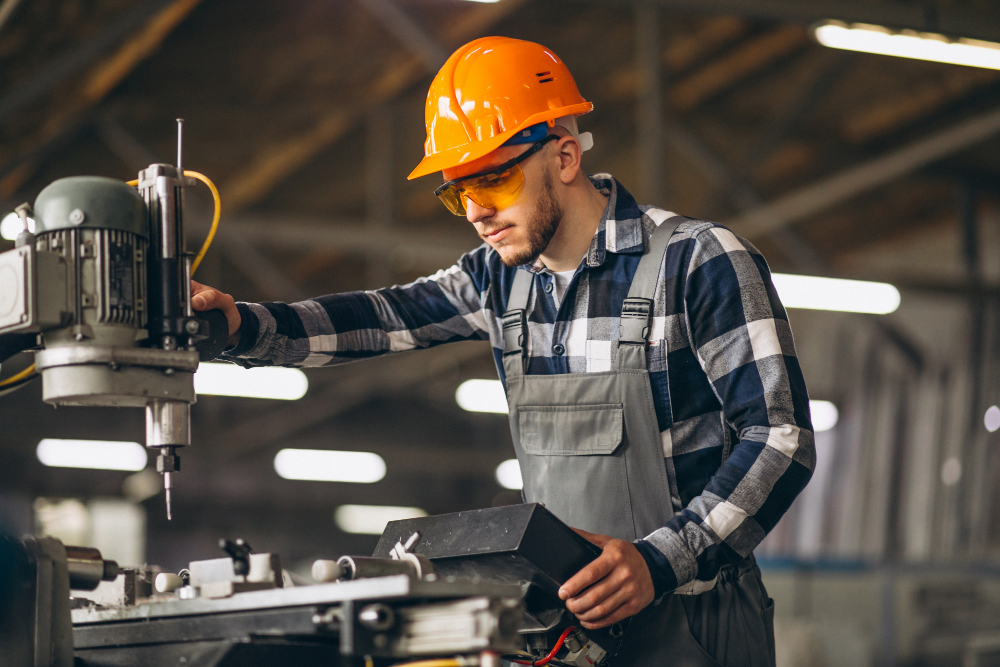
#> input picture worker.jpg, 1000 x 667 px
$ jupyter execute Nazarudin_Zaini_CV2_FeatureDetection.ipynb   (older library calls are emulated)
#> lines starting #> are read from the running program, lines starting #| are printed output that depends on the picture; after the words box and inside, x2 and y2 are one past the last pixel; in counts of white or black regions, pixels touching at a corner belong together
<a href="https://colab.research.google.com/github/nazarinz/Classical-Computer-Vision/blob/main/Nazarudin_Zaini_CV2_FeatureDetection.ipynb" target="_parent"></a>

[cell 1]
#import library
import cv2
import matplotlib.pyplot as plt

[cell 2]
im = cv2.imread('worker.jpg')
#> im is the input picture: shape (667, 1000, 3); mean B, G, R 71, 79.3, 87.4
im = cv2.cvtColor(im, cv2.COLOR_BGR2GRAY)
#> im: shape (667, 1000)
plt.imshow(im, cmap='gray')
plt.show()

[cell 3]
#Menerapkan filter canny
filter_canny = cv2.Canny(im,25,255,L2gradient=False)
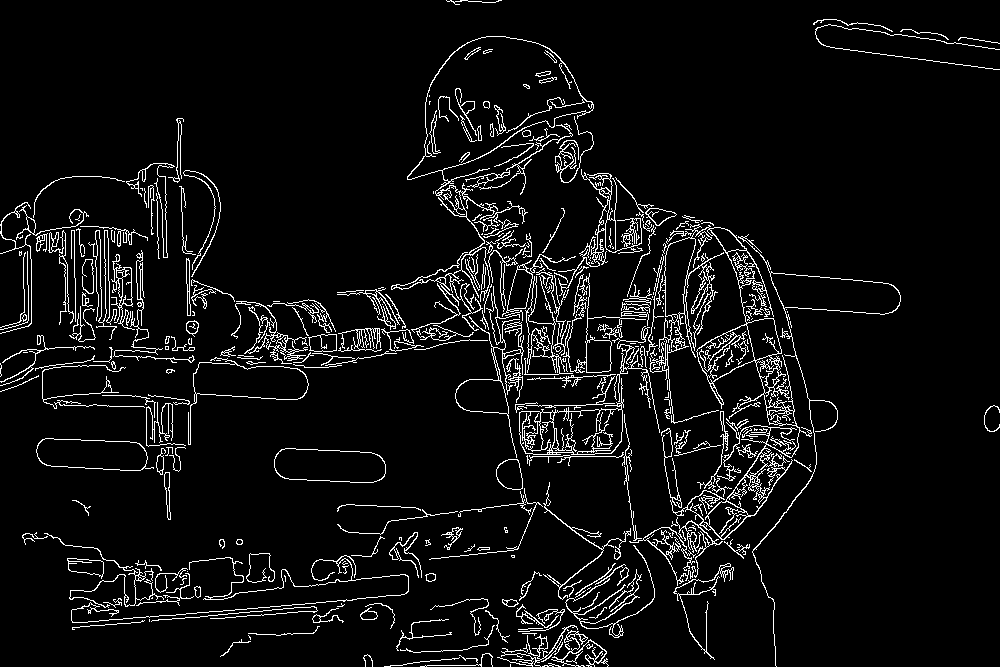
#> filter_canny: shape (667, 1000); 6% white in thin lines or dots
#Menerapkan filter sobel
filter_sobel = cv2.Sobel(src=im, ddepth=cv2.CV_8U, dx=1, dy=1, ksize=5)

[cell 4]
plt.imshow(filter_canny, cmap='gray')
plt.show()

[cell 5]
plt.imshow(filter_sobel, cmap='gray')
plt.show()

[cell 6]
import cv2
import numpy as np

# Load the image
image_path = 'worker.jpg'
image = cv2.imread(image_path)
gray_image = cv2.cvtColor(image, cv2.COLOR_BGR2GRAY)

# Perform corner detection using the Harris corner detection algorithm
corner_detection = cv2.cornerHarris(gray_image, blockSize=2, ksize=3, k=0.04)
corner_detection = cv2.dilate(corner_detection, None)
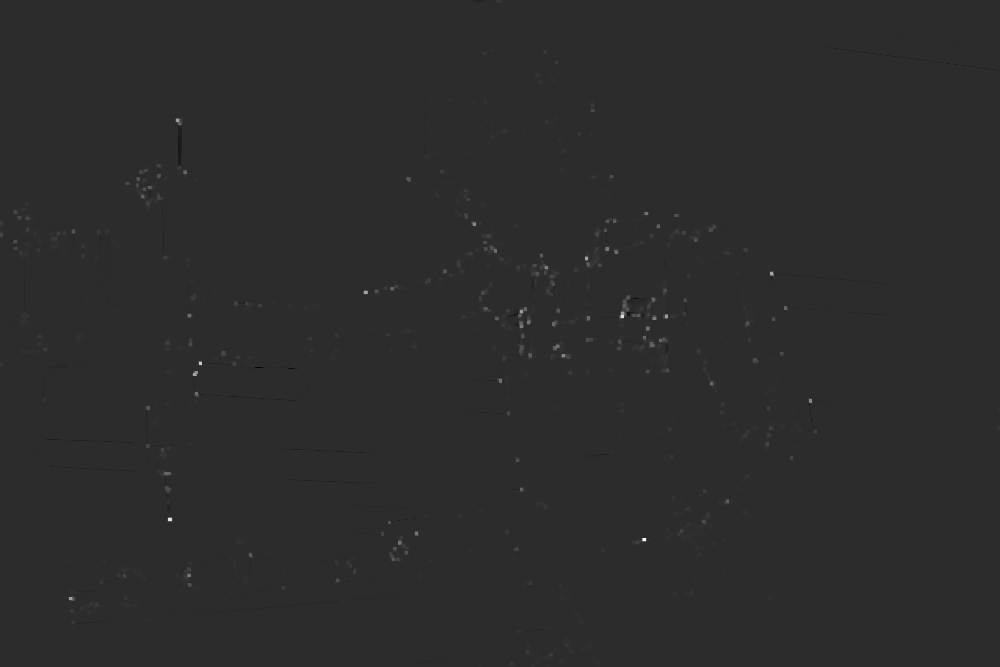
#> corner_detection: shape (667, 1000) float32; min -0.00241, max 0.0114, mean 1.24e-05; drawn with min black and max white

# Define a threshold for identifying corners
threshold = 0.01 * corner_detection.max()
#> threshold = 0.000114

# Mark the detected corners with a red color
marked_image = image.copy()
marked_image[corner_detection > threshold] = [0, 0, 255]  # Red color for corners
#> marked_image: shape (667, 1000, 3); 1.8% of pixels changed, all inside (x1, y1, x2, y2) = (0, 0, 1000, 667)

# Display the original and marked images using Matplotlib
plt.figure(figsize=(10, 5))

plt.subplot(1, 2, 1)
plt.imshow(cv2.cvtColor(image, cv2.COLOR_BGR2RGB))
plt.title('Original Image')
plt.axis('off')

plt.subplot(1, 2, 2)
plt.imshow(cv2.cvtColor(marked_image, cv2.COLOR_BGR2RGB))
plt.title('Corner Detection')
plt.axis('off')

plt.tight_layout()
plt.show()
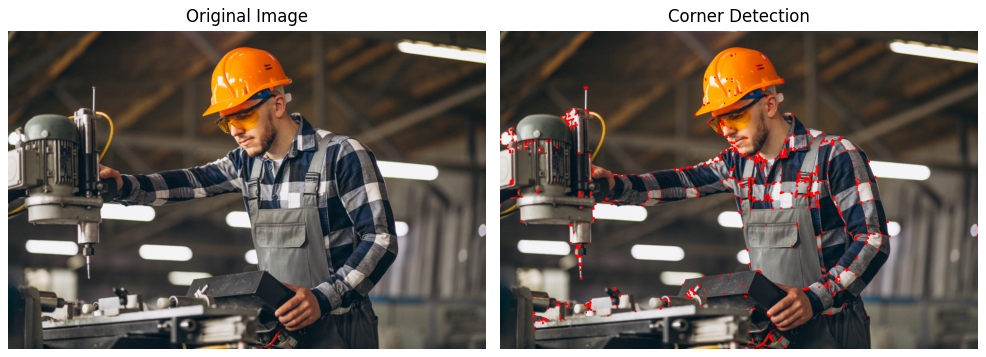
#> figure drawn by matplotlib, 2 panels

[cell 7]
import cv2
import numpy as np
from google.colab import files
from matplotlib import pyplot as plt

image_path = 'worker.jpg'
image = cv2.imread(image_path)
image = cv2.imread(image_path, cv2.IMREAD_GRAYSCALE)
#> image: shape (667, 1000); min 10, max 249, mean 80.8

# Setup SimpleBlobDetector parameters
params = cv2.SimpleBlobDetector_Params()

# Filter by Area
params.filterByArea = True
params.minArea = 100

# Create a detector with the parameters
detector = cv2.SimpleBlobDetector_create(params)

# Detect blobs
keypoints = detector.detect(image)
#> keypoints = ()

# Draw detected blobs on the image
image_with_keypoints = cv2.drawKeypoints(image, keypoints, np.array([]), (0, 0, 255),
                                          cv2.DRAW_MATCHES_FLAGS_DRAW_RICH_KEYPOINTS)

# Display the original and marked images using Matplotlib
plt.figure(figsize=(10, 5))

plt.subplot(1, 2, 1)
plt.imshow(image, cmap='gray')
plt.title('Original Image')
plt.axis('off')

plt.subplot(1, 2, 2)
plt.imshow(image_with_keypoints, cmap='gray')
plt.title('Blob Detection')
plt.axis('off')

plt.tight_layout()
plt.show()

[cell 8]
import cv2
import numpy as np
from google.colab import files
from matplotlib import pyplot as plt

# Upload an image file from your local machine to Colab
uploaded = files.upload()
#> the answer given: worker.jpg

# Read the uploaded image
for filename in uploaded.keys():
    image_path = filename

image = cv2.imread(image_path, cv2.IMREAD_COLOR)
gray_image = cv2.cvtColor(image, cv2.COLOR_BGR2GRAY)

# Apply Gaussian blur to reduce noise and improve Hough transform accuracy
blurred_image = cv2.GaussianBlur(gray_image, (5, 5), 0)

# Perform standard Hough Line Transform
edges = cv2.Canny(blurred_image, threshold1=50, threshold2=150)
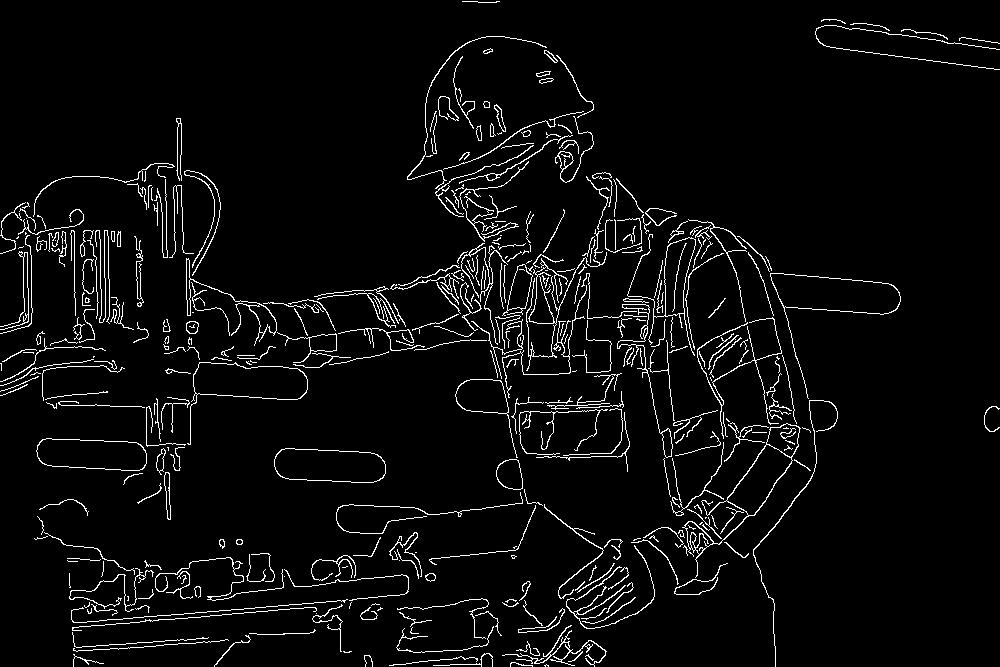
#> edges: shape (667, 1000); 4.3% white in thin lines or dots
lines = cv2.HoughLines(edges, 1, np.pi / 180, threshold=100)
#> lines = 265 rows, first 8: [627, 1.48], [251, 1.64], [631, 1.48], [344, 1.41], [350, 1.52], [331, 1.45], [614, 1.47], [351, 1.4]

# Draw detected lines on a copy of the original image
image_with_lines = image.copy()
if lines is not None:
    for line in lines:
        rho, theta = line[0]
        a = np.cos(theta)
        b = np.sin(theta)
        x0 = a * rho
        y0 = b * rho
        x1 = int(x0 + 1000 * (-b))
        y1 = int(y0 + 1000 * (a))
        x2 = int(x0 - 1000 * (-b))
        y2 = int(y0 - 1000 * (a))
        cv2.line(image_with_lines, (x1, y1), (x2, y2), (0, 0, 255), 2)
#> this loop made 265 passes
#> (rho, theta, a, b, x0, y0, x1, y1) on passes 1 to 3: (627, 1.48, 0.0872, 0.996, 54.65, 624.6, -941, 711), (251, 1.64, -0.0698, 0.998, -17.51, 250.4, -1015, 180), (631, 1.48, 0.0872, 0.996, 55, 628.6, -941, 715)
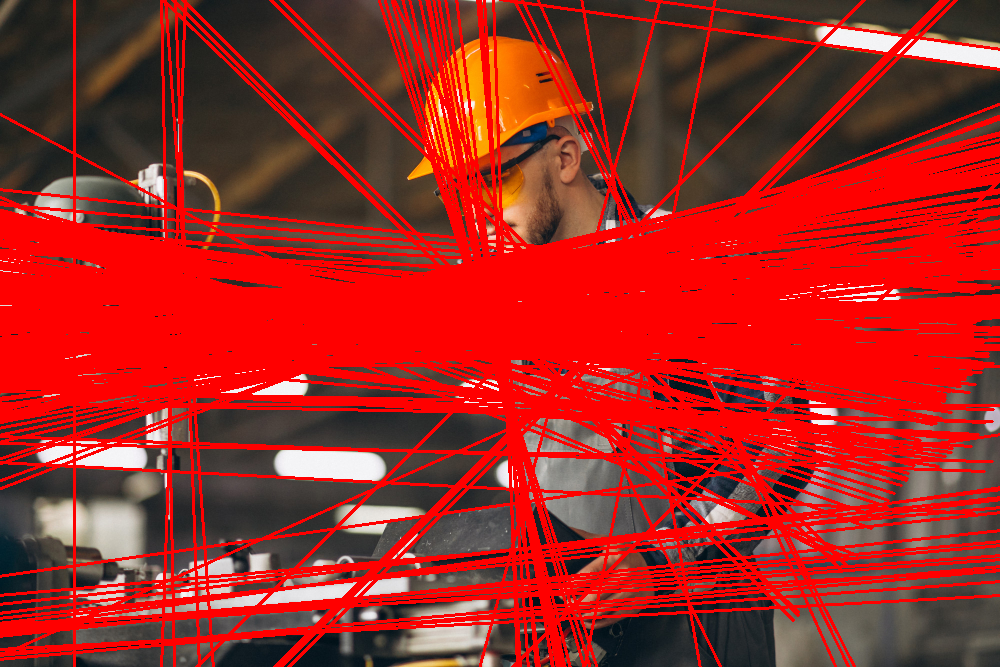
#> image_with_lines: shape (667, 1000, 3); mean B, G, R 35.1, 40.6, 160.7

# Perform Hough Circle Transform
circles = cv2.HoughCircles(blurred_image, cv2.HOUGH_GRADIENT, dp=1, minDist=20,
                           param1=50, param2=30, minRadius=10, maxRadius=50)
#> circles = 69 rows, first 8: [766.5, 456.5, 49.4], [495.5, 289.5, 42.7], [515.5, 295.5, 49.4], [590.5, 333.5, 49.4], [595.5, 357.5, 49.4], [544.5, 288.5, 44.9], [496.5, 82.5, 47.1], [549.5, 367.5, 45]

# Draw detected circles on a copy of the original image
image_with_circles = image.copy()
if circles is not None:
    circles = np.uint16(np.around(circles))
#> circles = 69 rows, first 8: [766, 456, 49], [496, 290, 43], [516, 296, 49], [590, 334, 49], [596, 358, 49], [544, 288, 45], [496, 82, 47], [550, 368, 45]
    for circle in circles[0, :]:
        center = (circle[0], circle[1])
        radius = circle[2]
        cv2.circle(image_with_circles, center, radius, (0, 255, 0), 2)
#> this loop made 69 passes
#> (center, radius) on passes 1 to 12: ((766, 456), 49), ((496, 290), 43), ((516, 296), 49), ((590, 334), 49), ((596, 358), 49), ((544, 288), 45), ((496, 82), 47), ((550, 368), 45), ((104, 272), 43), ((724, 282), 48), ((514, 272), 43), ((634, 264), 45)
#> circle on passes 49 to 54: [636, 358, 15], [534, 604, 29], [704, 542, 14], [666, 540, 22], [606, 394, 17], [538, 420, 19]
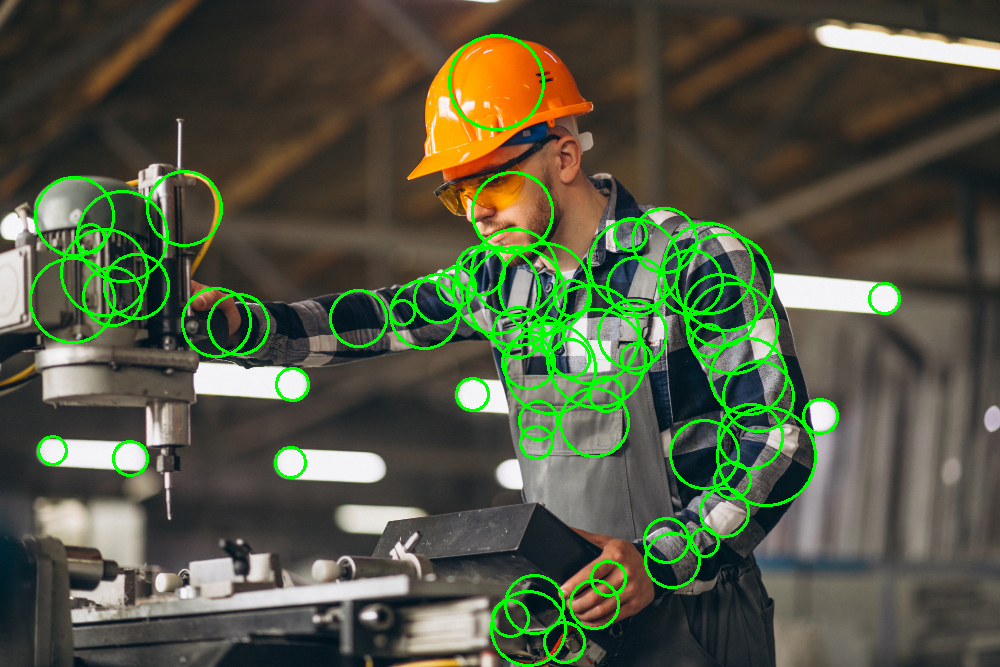
#> image_with_circles: shape (667, 1000, 3); 5.2% of pixels changed, all inside (x1, y1, x2, y2) = (29, 34, 901, 667)

# Display the original image, lines, and circles using Matplotlib
plt.figure(figsize=(15, 5))

plt.subplot(1, 3, 1)
plt.imshow(cv2.cvtColor(image, cv2.COLOR_BGR2RGB))
plt.title('Original Image')
plt.axis('off')

plt.subplot(1, 3, 2)
plt.imshow(cv2.cvtColor(image_with_lines, cv2.COLOR_BGR2RGB))
plt.title('Hough Lines')
plt.axis('off')

plt.subplot(1, 3, 3)
plt.imshow(cv2.cvtColor(image_with_circles, cv2.COLOR_BGR2RGB))
plt.title('Hough Circles')
plt.axis('off')

plt.tight_layout()
plt.show()

[cell 9]
import cv2
import numpy as np
from google.colab import files
from matplotlib import pyplot as plt

# Upload an image file from your local machine to Colab
uploaded = files.upload()
#> the answer given: worker.jpg

# Read the uploaded image
for filename in uploaded.keys():
    image_path = filename

image = cv2.imread(image_path, cv2.IMREAD_COLOR)
gray_image = cv2.cvtColor(image, cv2.COLOR_BGR2GRAY)

# Create a SIFT object
sift = cv2.SIFT_create()

# Detect keypoints and compute descriptors
keypoints, descriptors = sift.detectAndCompute(gray_image, None)

# Draw keypoints on the image
image_with_keypoints = cv2.drawKeypoints(image, keypoints, None)

# Display the original image and the image with keypoints using Matplotlib
plt.figure(figsize=(10, 5))

plt.subplot(1, 2, 1)
plt.imshow(cv2.cvtColor(image, cv2.COLOR_BGR2RGB))
plt.title('Original Image')
plt.axis('off')

plt.subplot(1, 2, 2)
plt.imshow(cv2.cvtColor(image_with_keypoints, cv2.COLOR_BGR2RGB))
plt.title('Image with Keypoints')
plt.axis('off')

plt.tight_layout()
plt.show()

[cell 10]
import cv2
import numpy as np
from google.colab import files
import matplotlib.pyplot as plt

# Upload an image file from your local machine to Colab
uploaded = files.upload()
#> the answer given: worker.jpg

# Read the uploaded image
for filename in uploaded.keys():
    image_path = filename

image = cv2.imread(image_path, cv2.IMREAD_COLOR)
gray_image = cv2.cvtColor(image, cv2.COLOR_BGR2GRAY)

# Create a HOG descriptor object
hog = cv2.HOGDescriptor()

# Compute HOG features
hog_features = hog.compute(gray_image)

# Plot the HOG features as a histogram
plt.figure(figsize=(8, 6))

plt.subplot(1, 2, 1)
plt.imshow(cv2.cvtColor(image, cv2.COLOR_BGR2RGB))
plt.title('Original Image')
plt.axis('off')

plt.subplot(1, 2, 2)
plt.hist(hog_features, bins=36)
plt.title('HOG Features Histogram')
plt.xlabel('Bins')
plt.ylabel('Frequency')

plt.tight_layout()
plt.show()
#> figure, not shown here; panel 2: tallest bar 4139559 high, from x = 0 to 0.0194

[cell 11]
import cv2
import numpy as np
from google.colab import files
import matplotlib.pyplot as plt

# Upload an image file from your local machine to Colab
uploaded = files.upload()
#> the answer given: worker.jpg

# Read the uploaded image
for filename in uploaded.keys():
    image_path = filename

image = cv2.imread(image_path, cv2.IMREAD_GRAYSCALE)

# Apply thresholding using cv2.threshold()
_, thresholded_image = cv2.threshold(image, 127, 255, cv2.THRESH_BINARY)
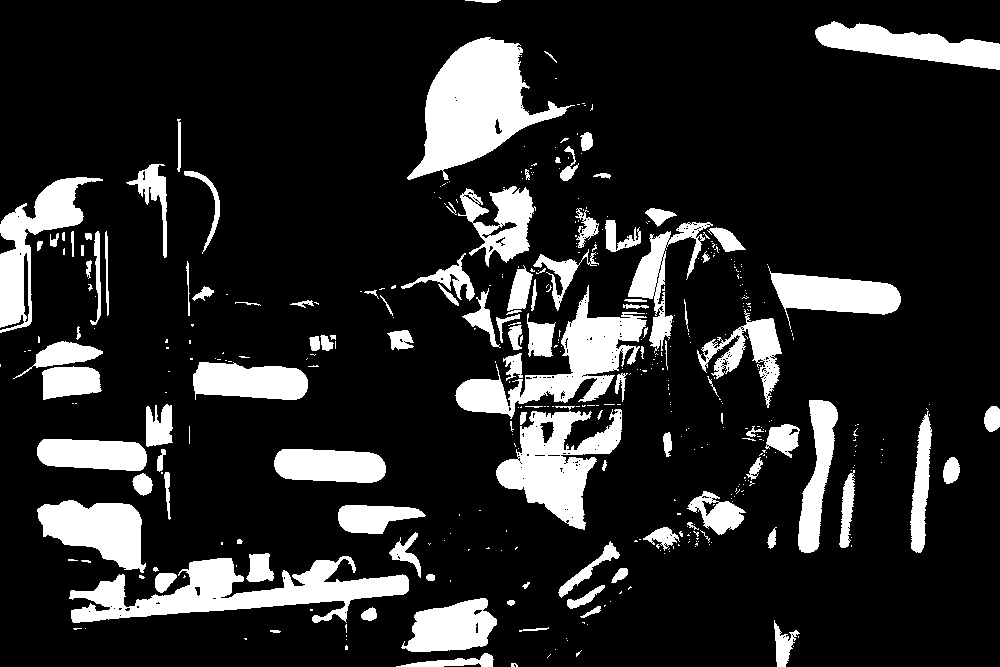
#> thresholded_image: shape (667, 1000); 16.1% white; 437 white regions (319 under 20 px), largest, box (x1, y1, x2, y2) and area: (407, 37, 575, 180) 10862, (69, 556, 409, 623) 9591, (455, 285, 647, 419) 7496

# Display the original and thresholded images using Matplotlib
plt.figure(figsize=(10, 5))

plt.subplot(1, 2, 1)
plt.imshow(image, cmap='gray')
plt.title('Original Image')
plt.axis('off')

plt.subplot(1, 2, 2)
plt.imshow(thresholded_image, cmap='gray')
plt.title('Thresholded Image')
plt.axis('off')

plt.tight_layout()
plt.show()
